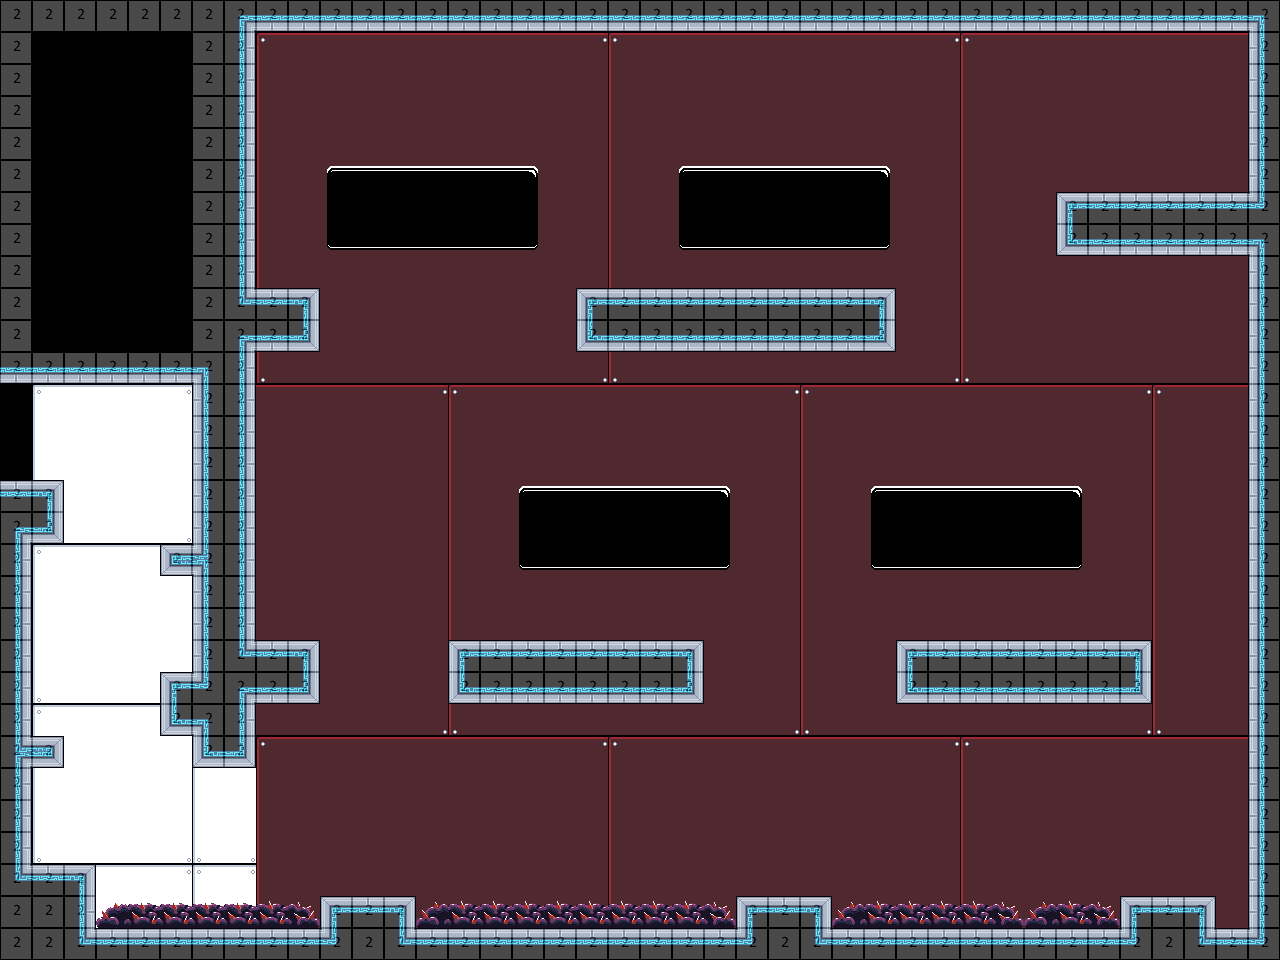

The image is a tile-based game level rendered from a .tmx file. Its description and source (layers, tilesets, objects; grid data summarised) follow:
An orthogonal 40x30 tile map with 32x32 px tiles, 4 tile layers (bg, mg, fg, collision), 2 tilesets and 21 objects (5x wallshotsignal, 4x 1, 2x Engineering - Systems Access, 12, 14, ...).

<map version="2017.05.26" orientation="orthogonal" renderorder="right-down" width="40" height="30" tilewidth="32" tileheight="32" nextobjectid="75">
 <tileset firstgid="1" name="32blocks" tilewidth="32" tileheight="32" tilecount="10" columns="10">
  <image source="32blocks.png" width="320" height="32" />
 </tileset>
 <tileset firstgid="11" name="shipTileset" tilewidth="32" tileheight="32" tilecount="342" columns="19">
  <image source="shipTileset.png" width="608" height="576" />
 </tileset>
 <layer name="bg" width="40" height="30">
  <data>[1200 cells, 983 non-empty, 18 distinct tile ids]</data>
 </layer>
 <layer name="mg" width="40" height="30">
  <data>[1200 cells, 410 non-empty, 26 distinct tile ids]</data>
 </layer>
 <layer name="fg" width="40" height="30">
  <data>[1200 cells, 26 non-empty, 3 distinct tile ids]</data>
 </layer>
 <layer name="collision" width="40" height="30" opacity="0.29">
  <data>[1200 cells, 275 non-empty, 1 distinct tile ids]</data>
 </layer>
 <objectgroup name="Object Layer 1">
  <object id="52" name="travel" type="Engineering - Systems Access" x="8" y="388" width="16" height="88" />
  <object id="53" name="d" type="Engineering - Systems Access" x="40" y="456" width="16" height="16" />
  <object id="54" name="terminal" type="1" x="1197" y="876" width="10" height="13">
   <properties>
    <property name="code" value="1" />
    <property name="signal" value="on" />
   </properties>
  </object>
  <object id="55" name="antigrav" type="12" x="366" y="907" width="11" height="13">
   <properties>
    <property name="code" value="1" />
    <property name="on" value="no" />
    <property name="str" value="150" />
   </properties>
  </object>
  <object id="56" name="antigrav" type="14" x="1004" y="649" width="11" height="14">
   <properties>
    <property name="code" value="2" />
    <property name="on" value="no" />
    <property name="str" value="150" />
   </properties>
  </object>
  <object id="58" name="terminal" type="2" x="265" y="614" width="15" height="20">
   <properties>
    <property name="signal" value="on" />
   </properties>
  </object>
  <object id="59" name="terminal" type="3" x="265" y="266" width="16" height="17">
   <properties>
    <property name="signal" value="on" />
   </properties>
  </object>
  <object id="60" name="antigrav" type="10" x="847" y="299" width="16" height="14">
   <properties>
    <property name="code" value="3" />
    <property name="on" value="no" />
    <property name="str" value="130" />
   </properties>
  </object>
  <object id="62" name="boss" type="thrust" x="1064" y="41" width="18" height="14">
   <properties>
    <property name="flag" value="1" />
   </properties>
  </object>
  <object id="63" name="d" type="start" x="813" y="263" width="7" height="12" />
  <object id="64" name="enemy" type="wallshotsignal" x="264" y="199" width="14" height="13">
   <properties>
    <property name="code" value="5" />
    <property name="flip" value="yes" />
   </properties>
  </object>
  <object id="65" name="enemy" type="wallshotsignal" x="1033" y="198" width="11" height="17">
   <properties>
    <property name="code" value="6" />
   </properties>
  </object>
  <object id="66" name="enemy" type="wallshotsignal" x="1034.5" y="230.5" width="11" height="17">
   <properties>
    <property name="code" value="6" />
   </properties>
  </object>
  <object id="67" name="enemy" type="wallshotsignal" x="1228.5" y="547.5" width="11" height="17">
   <properties>
    <property name="code" value="6" />
   </properties>
  </object>
  <object id="68" name="enemy" type="wallshotsignal" x="1228" y="517.5" width="14" height="13">
   <properties>
    <property name="code" value="5" />
   </properties>
  </object>
  <object id="69" name="damage" type="1" x="102" y="912" width="209" height="11" />
  <object id="70" name="damage" type="1" x="425" y="906" width="307" height="20" />
  <object id="71" name="damage" type="1" x="838" y="911" width="279" height="14" />
  <object id="72" name="enemy" type="turret" x="266" y="712" width="13" height="12">
   <properties>
    <property name="rate" value="1.5" />
    <property name="up" value="" />
   </properties>
  </object>
  <object id="73" name="enemy" type="roborat" x="589" y="264" width="12" height="16">
   <properties>
    <property name="finish" value="880" />
   </properties>
  </object>
  <object id="74" name="enemy" type="fire" x="1161" y="138" width="14" height="14" />
 </objectgroup>
</map>
